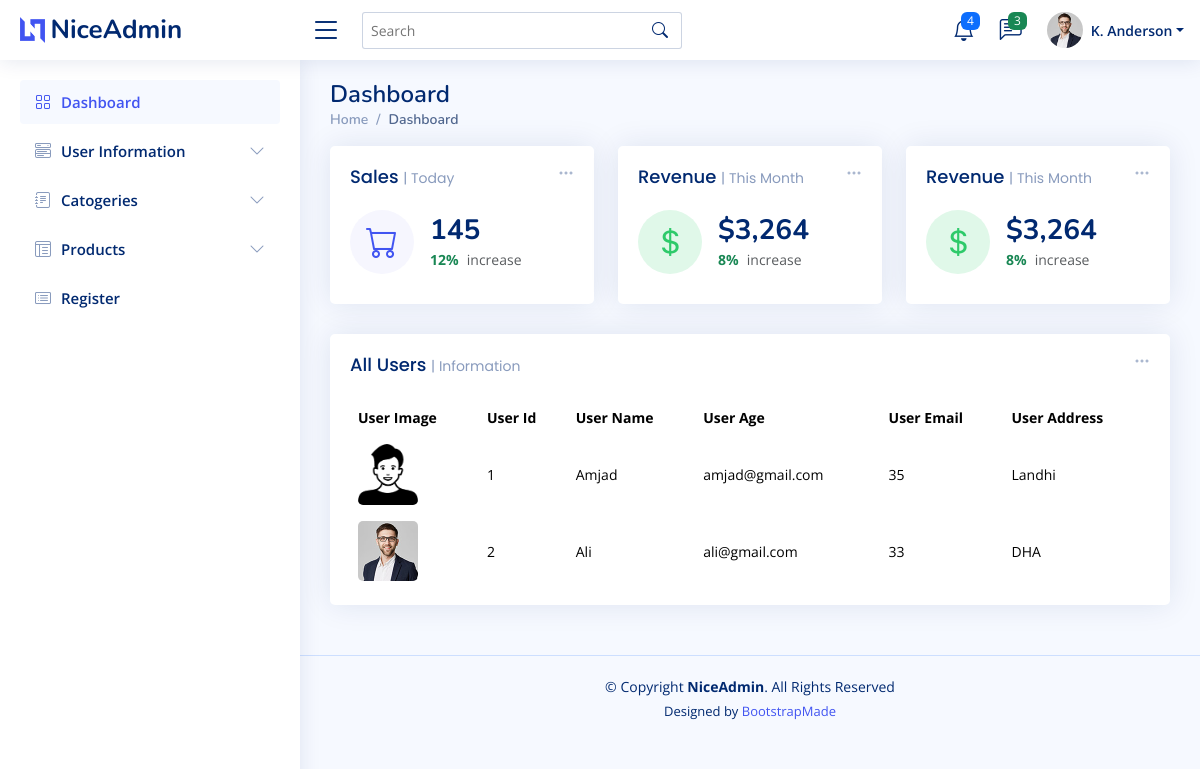
/Admin/showuser.php, run on the app's committed database.
### tables this page shows
CREATE TABLE `users` (
  `User_Id` int(11) NOT NULL,
  `User_Name` varchar(50) NOT NULL,
  `User_Email` varchar(100) NOT NULL,
  `User_Password` varchar(250) NOT NULL,
  `User_Age` int(11) NOT NULL,
  `User_Image` varchar(250) NOT NULL,
  `User_address` varchar(250) NOT NULL
);

### Admin/showuser.php (the view, shortened to what this page needs)
<?php include_once('../database/connection.php') ?>
<!DOCTYPE html>
<html lang="en">
<head>
  <link href="assets/vendor/bootstrap/css/bootstrap.min.css" rel="stylesheet">
  <link href="assets/vendor/bootstrap-icons/bootstrap-icons.css" rel="stylesheet">
  <link href="assets/vendor/boxicons/css/boxicons.min.css" rel="stylesheet">
  <link href="assets/vendor/quill/quill.snow.css" rel="stylesheet">
  <link href="assets/vendor/quill/quill.bubble.css" rel="stylesheet">
  <link href="assets/vendor/remixicon/remixicon.css" rel="stylesheet">
  <link href="assets/vendor/simple-datatables/style.css" rel="stylesheet">
  <link href="assets/css/style.css" rel="stylesheet">
</head>
<body>
  <?php include('header.php') ?>
  <?php include('sidebar.php') ?>
  <main id="main" class="main">
    <div class="pagetitle">
      <h1>Dashboard</h1>
      <nav>
        <ol class="breadcrumb">
          <li class="breadcrumb-item"><a href="index.html">Home</a></li>
          <li class="breadcrumb-item active">Dashboard</li>
        </ol>
      </nav>
    </div>
    <section class="section dashboard">
          <div class="row">
            <div class="col-xxl-4 col-md-4">
              <div class="card info-card sales-card">
                <div class="filter">
                  <a class="icon" href="#" data-bs-toggle="dropdown"><i class="bi bi-three-dots"></i></a>
                </div>
                <div class="card-body">
                  <h5 class="card-title">Sales <span>| Today</span></h5>
                  <div class="d-flex align-items-center">
                    <div class="card-icon rounded-circle d-flex align-items-center justify-content-center">
                      <i class="bi bi-cart"></i>
                    </div>
                    <div class="ps-3">
                      <h6>145</h6>
                      <span class="text-success small pt-1 fw-bold">12%</span> <span class="text-muted small pt-2 ps-1">increase</span>
                    </div>
                  </div>
                </div>
              </div>
            </div>
            <div class="col-xxl-4 col-md-4">
              <div class="card info-card revenue-card">
                <div class="filter">
                  <a class="icon" href="#" data-bs-toggle="dropdown"><i class="bi bi-three-dots"></i></a>
                </div>
                <div class="card-body">
                  <h5 class="card-title">Revenue <span>| This Month</span></h5>
                  <div class="d-flex align-items-center">
                    <div class="card-icon rounded-circle d-flex align-items-center justify-content-center">
                      <i class="bi bi-currency-dollar"></i>
                    </div>
                    <div class="ps-3">
                      <h6>$3,264</h6>
                      <span class="text-success small pt-1 fw-bold">8%</span> <span class="text-muted small pt-2 ps-1">increase</span>
                    </div>
                  </div>
                </div>
              </div>
            </div>
             <div class="col-xxl-4 col-md-4">
              <div class="card info-card revenue-card">
                <div class="filter">
                  <a class="icon" href="#" data-bs-toggle="dropdown"><i class="bi bi-three-dots"></i></a>
                </div>
                <div class="card-body">
                  <h5 class="card-title">Revenue <span>| This Month</span></h5>
                  <div class="d-flex align-items-center">
                    <div class="card-icon rounded-circle d-flex align-items-center justify-content-center">
                      <i class="bi bi-currency-dollar"></i>
                    </div>
                    <div class="ps-3">
                      <h6>$3,264</h6>
                      <span class="text-success small pt-1 fw-bold">8%</span> <span class="text-muted small pt-2 ps-1">increase</span>
                    </div>
                  </div>
                </div>
              </div>
            </div>
            </div>
         <div class="row" >
             <div class="col-12">
              <div class="card top-selling overflow-auto">
                <div class="filter">
                  <a class="icon" href="#" data-bs-toggle="dropdown"><i class="bi bi-three-dots"></i></a>
                </div>
                <div class="card-body pb-0">
                  <h5 class="card-title">All Users <span>| Information</span></h5>
                  <table class="table table-borderless">
                    <thead>
                      <tr>
                        <th scope="col">User Image</th>
                        <th scope="col">User Id</th>
                        <th scope="col">User Name</th>
                        <th scope="col">User Age</th>
                        <th scope="col">User Email</th>
                        <th scope="col">User Address</th>
                      </tr>
                    </thead>
                    <tbody>
                      <?php
                        $query = "select * from users";
                        $res = mysqli_query($con, $query);
                        while($row = mysqli_fetch_assoc($res))
                        { ?>
                        <tr>
                        <th scope="row"><a href="#"><img src="../Images/Users/<?php echo $row['User_Image'] ?>" alt=""></a></th>
                        <td><?php echo $row['User_Id'] ?></td>
                        <td><?php echo $row['User_Name'] ?></td>
                        <td><?php echo $row['User_Email'] ?></td>
                        <td><?php echo $row['User_Age'] ?></td>
                        <td><?php echo $row['User_address'] ?></td>
                      </tr>
                        <?php
                        }
                      ?>
                    </tbody>
                  </table>
                </div>
              </div>
            </div>
         </div>
    </section>
  </main>
  <footer id="footer" class="footer">
    <div class="copyright">
      &copy; Copyright <strong><span>NiceAdmin</span></strong>. All Rights Reserved
    </div>
    <div class="credits">
      Designed by <a href="https://bootstrapmade.com/">BootstrapMade</a>
    </div>
  </footer>
</body>
</html>

### Admin/assets/css/style.css (style rules this page uses)
:root { scroll-behavior: smooth; }
body { font-family: "Open Sans", sans-serif; background: #f6f9ff; color: #444444; }
a { color: #4154f1; text-decoration: none; }
h1, h2, h3, h4, h5, h6 { font-family: "Nunito", sans-serif; }
#main { margin-top: 60px; padding: 20px 30px; transition: all 0.3s; }
.pagetitle { margin-bottom: 10px; }
.pagetitle h1 { font-size: 24px; margin-bottom: 0; font-weight: 600; color: #012970; }
.card { margin-bottom: 30px; border: none; border-radius: 5px; box-shadow: 0px 0 30px rgba(1, 41, 112, 0.1); }
.card-title { padding: 20px 0 15px 0; font-size: 18px; font-weight: 500; color: #012970; font-family: "Poppins", sans-serif; }
.card-title span { color: #899bbd; font-size: 14px; font-weight: 400; }
.card-body { padding: 0 20px 20px 20px; }
.breadcrumb { font-size: 14px; font-family: "Nunito", sans-serif; color: #899bbd; font-weight: 600; }
.breadcrumb a { color: #899bbd; transition: 0.3s; }
.breadcrumb .breadcrumb-item::before { color: #899bbd; }
.breadcrumb .active { color: #51678f; font-weight: 600; }
@media (min-width: 1200px) { #main, #footer { margin-left: 300px; } }
.dashboard .filter { position: absolute; right: 0px; top: 15px; }
.dashboard .filter .icon { color: #aab7cf; padding-right: 20px; padding-bottom: 5px; transition: 0.3s; font-size: 16px; }
.dashboard .info-card { padding-bottom: 10px; }
.dashboard .info-card h6 { font-size: 28px; color: #012970; font-weight: 700; margin: 0; padding: 0; }
.dashboard .card-icon { font-size: 32px; line-height: 0; width: 64px; height: 64px; flex-shrink: 0; flex-grow: 0; }
.dashboard .sales-card .card-icon { color: #4154f1; background: #f6f6fe; }
.dashboard .revenue-card .card-icon { color: #2eca6a; background: #e0f8e9; }
.dashboard .top-selling { font-size: 14px; }
.dashboard .top-selling .table thead { background: #f6f6fe; }
.dashboard .top-selling .table thead th { border: 0; }
.dashboard .top-selling .table tbody td { vertical-align: middle; }
.dashboard .top-selling img { border-radius: 5px; max-width: 60px; }
.footer { padding: 20px 0; font-size: 14px; transition: all 0.3s; border-top: 1px solid #cddfff; }
.footer .copyright { text-align: center; color: #012970; }
.footer .credits { padding-top: 5px; text-align: center; font-size: 13px; color: #012970; }

### data on the page
users: User_Image (picture), User_Id "1", User_Name "Amjad", User_Email "amjad@gmail.com", User_Age "35", User_address "Landhi"
users: User_Image (picture), User_Id "2", User_Name "Ali", User_Email "ali@gmail.com", User_Age "33", User_address "DHA"
